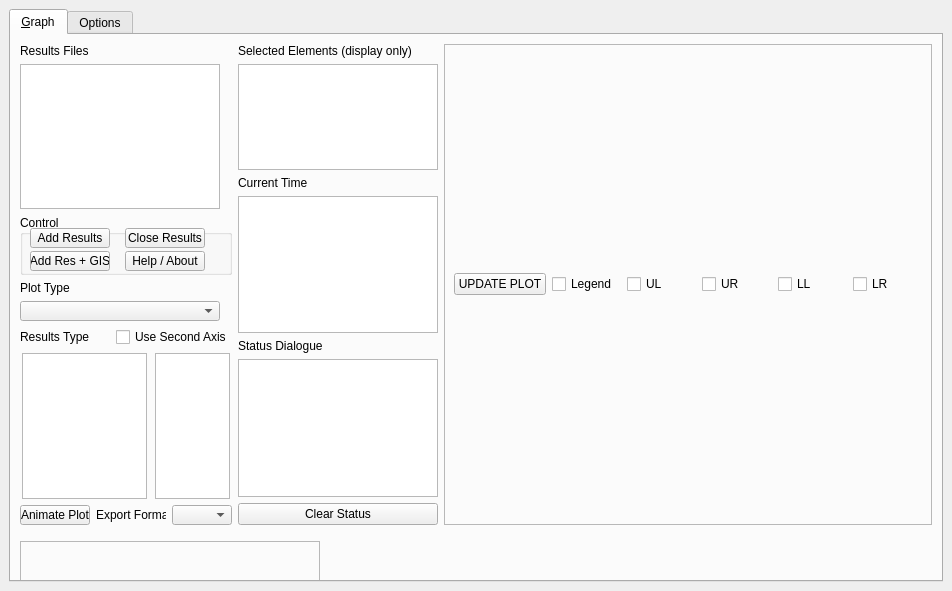
<?xml version="1.0" encoding="UTF-8"?>
<ui version="4.0">
 <class>tuflowqgis_TuPlot</class>
 <widget class="QDockWidget" name="tuflowqgis_TuPlot">
  <property name="geometry">
   <rect>
    <x>0</x>
    <y>0</y>
    <width>952</width>
    <height>591</height>
   </rect>
  </property>
  <property name="windowTitle">
   <string>TuPlot</string>
  </property>
  <widget class="QWidget" name="dockWidgetContents">
   <property name="sizePolicy">
    <sizepolicy hsizetype="Expanding" vsizetype="Expanding">
     <horstretch>0</horstretch>
     <verstretch>0</verstretch>
    </sizepolicy>
   </property>
   <layout class="QVBoxLayout" name="verticalLayout_3">
    <item>
     <widget class="QTabWidget" name="tabWidget">
      <property name="autoFillBackground">
       <bool>true</bool>
      </property>
      <property name="tabPosition">
       <enum>QTabWidget::North</enum>
      </property>
      <property name="tabShape">
       <enum>QTabWidget::Rounded</enum>
      </property>
      <property name="currentIndex">
       <number>0</number>
      </property>
      <property name="elideMode">
       <enum>Qt::ElideNone</enum>
      </property>
      <property name="usesScrollButtons">
       <bool>true</bool>
      </property>
      <widget class="QWidget" name="tab_1">
       <property name="sizePolicy">
        <sizepolicy hsizetype="Expanding" vsizetype="Expanding">
         <horstretch>0</horstretch>
         <verstretch>0</verstretch>
        </sizepolicy>
       </property>
       <attribute name="title">
        <string>&amp;Graph</string>
       </attribute>
       <layout class="QGridLayout">
        <item row="1" column="0">
         <layout class="QHBoxLayout" name="_2">
          <item>
           <layout class="QVBoxLayout" name="verticalLayout">
            <property name="sizeConstraint">
             <enum>QLayout::SetMaximumSize</enum>
            </property>
            <item>
             <widget class="QLabel" name="label1">
              <property name="sizePolicy">
               <sizepolicy hsizetype="Fixed" vsizetype="Preferred">
                <horstretch>0</horstretch>
                <verstretch>0</verstretch>
               </sizepolicy>
              </property>
              <property name="text">
               <string>Results Files</string>
              </property>
             </widget>
            </item>
            <item>
             <widget class="QListWidget" name="ResList">
              <property name="sizePolicy">
               <sizepolicy hsizetype="Expanding" vsizetype="Expanding">
                <horstretch>0</horstretch>
                <verstretch>0</verstretch>
               </sizepolicy>
              </property>
              <property name="maximumSize">
               <size>
                <width>200</width>
                <height>200</height>
               </size>
              </property>
              <property name="selectionMode">
               <enum>QAbstractItemView::ExtendedSelection</enum>
              </property>
             </widget>
            </item>
            <item>
             <widget class="QGroupBox" name="Control">
              <property name="minimumSize">
               <size>
                <width>10</width>
                <height>60</height>
               </size>
              </property>
              <property name="maximumSize">
               <size>
                <width>250</width>
                <height>16777215</height>
               </size>
              </property>
              <property name="title">
               <string>Control</string>
              </property>
              <widget class="QPushButton" name="CloseRes">
               <property name="geometry">
                <rect>
                 <x>105</x>
                 <y>13</y>
                 <width>80</width>
                 <height>20</height>
                </rect>
               </property>
               <property name="sizePolicy">
                <sizepolicy hsizetype="Expanding" vsizetype="Fixed">
                 <horstretch>0</horstretch>
                 <verstretch>0</verstretch>
                </sizepolicy>
               </property>
               <property name="minimumSize">
                <size>
                 <width>50</width>
                 <height>20</height>
                </size>
               </property>
               <property name="maximumSize">
                <size>
                 <width>80</width>
                 <height>40</height>
                </size>
               </property>
               <property name="text">
                <string>Close Results</string>
               </property>
               <property name="autoRepeat">
                <bool>false</bool>
               </property>
               <property name="autoDefault">
                <bool>false</bool>
               </property>
               <property name="default">
                <bool>false</bool>
               </property>
               <property name="flat">
                <bool>false</bool>
               </property>
              </widget>
              <widget class="QPushButton" name="AddRes">
               <property name="geometry">
                <rect>
                 <x>10</x>
                 <y>13</y>
                 <width>80</width>
                 <height>20</height>
                </rect>
               </property>
               <property name="sizePolicy">
                <sizepolicy hsizetype="Expanding" vsizetype="Fixed">
                 <horstretch>0</horstretch>
                 <verstretch>0</verstretch>
                </sizepolicy>
               </property>
               <property name="minimumSize">
                <size>
                 <width>50</width>
                 <height>20</height>
                </size>
               </property>
               <property name="maximumSize">
                <size>
                 <width>80</width>
                 <height>40</height>
                </size>
               </property>
               <property name="text">
                <string>Add Results</string>
               </property>
              </widget>
              <widget class="QPushButton" name="pbAddRes_GIS">
               <property name="geometry">
                <rect>
                 <x>10</x>
                 <y>36</y>
                 <width>80</width>
                 <height>20</height>
                </rect>
               </property>
               <property name="text">
                <string>Add Res + GIS</string>
               </property>
              </widget>
              <widget class="QPushButton" name="pbHelp">
               <property name="geometry">
                <rect>
                 <x>105</x>
                 <y>36</y>
                 <width>80</width>
                 <height>20</height>
                </rect>
               </property>
               <property name="text">
                <string>Help / About</string>
               </property>
              </widget>
             </widget>
            </item>
            <item>
             <widget class="QLabel" name="label3">
              <property name="maximumSize">
               <size>
                <width>300</width>
                <height>20</height>
               </size>
              </property>
              <property name="text">
               <string>Plot Type</string>
              </property>
             </widget>
            </item>
            <item>
             <widget class="QComboBox" name="locationDrop">
              <property name="maximumSize">
               <size>
                <width>200</width>
                <height>20</height>
               </size>
              </property>
             </widget>
            </item>
            <item>
             <layout class="QHBoxLayout" name="horizontalLayout_2">
              <item>
               <widget class="QLabel" name="label4">
                <property name="maximumSize">
                 <size>
                  <width>300</width>
                  <height>20</height>
                 </size>
                </property>
                <property name="text">
                 <string>Results Type</string>
                </property>
               </widget>
              </item>
              <item>
               <widget class="QCheckBox" name="cb2ndAxis">
                <property name="maximumSize">
                 <size>
                  <width>16777215</width>
                  <height>20</height>
                 </size>
                </property>
                <property name="text">
                 <string>Use Second Axis</string>
                </property>
               </widget>
              </item>
             </layout>
            </item>
            <item>
             <layout class="QHBoxLayout" name="horizontalLayout">
              <item>
               <widget class="QListWidget" name="ResTypeList">
                <property name="sizePolicy">
                 <sizepolicy hsizetype="Expanding" vsizetype="Expanding">
                  <horstretch>0</horstretch>
                  <verstretch>0</verstretch>
                 </sizepolicy>
                </property>
                <property name="minimumSize">
                 <size>
                  <width>10</width>
                  <height>60</height>
                 </size>
                </property>
                <property name="maximumSize">
                 <size>
                  <width>125</width>
                  <height>300</height>
                 </size>
                </property>
                <property name="selectionMode">
                 <enum>QAbstractItemView::ExtendedSelection</enum>
                </property>
               </widget>
              </item>
              <item>
               <widget class="QListWidget" name="ResTypeList_ax2">
                <property name="maximumSize">
                 <size>
                  <width>75</width>
                  <height>300</height>
                 </size>
                </property>
                <property name="selectionMode">
                 <enum>QAbstractItemView::ExtendedSelection</enum>
                </property>
               </widget>
              </item>
             </layout>
            </item>
            <item>
             <layout class="QHBoxLayout" name="horizontalLayout_5" stretch="0,0,0">
              <item>
               <widget class="QPushButton" name="pbAnimatePlot">
                <property name="sizePolicy">
                 <sizepolicy hsizetype="Expanding" vsizetype="Fixed">
                  <horstretch>0</horstretch>
                  <verstretch>0</verstretch>
                 </sizepolicy>
                </property>
                <property name="minimumSize">
                 <size>
                  <width>50</width>
                  <height>20</height>
                 </size>
                </property>
                <property name="maximumSize">
                 <size>
                  <width>70</width>
                  <height>40</height>
                 </size>
                </property>
                <property name="text">
                 <string>Animate Plot</string>
                </property>
               </widget>
              </item>
              <item>
               <widget class="QLabel" name="label_3">
                <property name="maximumSize">
                 <size>
                  <width>70</width>
                  <height>20</height>
                 </size>
                </property>
                <property name="text">
                 <string>Export Format</string>
                </property>
               </widget>
              </item>
              <item>
               <widget class="QComboBox" name="dropExportExt">
                <property name="maximumSize">
                 <size>
                  <width>60</width>
                  <height>20</height>
                 </size>
                </property>
               </widget>
              </item>
             </layout>
            </item>
           </layout>
          </item>
          <item>
           <layout class="QVBoxLayout" name="verticalLayout_2">
            <item>
             <widget class="QLabel" name="label5">
              <property name="text">
               <string>Selected Elements (display only)</string>
              </property>
             </widget>
            </item>
            <item>
             <widget class="QListWidget" name="IDList">
              <property name="sizePolicy">
               <sizepolicy hsizetype="Expanding" vsizetype="Expanding">
                <horstretch>0</horstretch>
                <verstretch>0</verstretch>
               </sizepolicy>
              </property>
              <property name="minimumSize">
               <size>
                <width>10</width>
                <height>0</height>
               </size>
              </property>
              <property name="maximumSize">
               <size>
                <width>200</width>
                <height>160</height>
               </size>
              </property>
              <property name="selectionMode">
               <enum>QAbstractItemView::ExtendedSelection</enum>
              </property>
             </widget>
            </item>
            <item>
             <widget class="QLabel" name="label6">
              <property name="text">
               <string>Current Time</string>
              </property>
             </widget>
            </item>
            <item>
             <widget class="QListWidget" name="listTime">
              <property name="minimumSize">
               <size>
                <width>10</width>
                <height>0</height>
               </size>
              </property>
              <property name="maximumSize">
               <size>
                <width>200</width>
                <height>16777215</height>
               </size>
              </property>
             </widget>
            </item>
            <item>
             <widget class="QLabel" name="label">
              <property name="text">
               <string>Status Dialogue</string>
              </property>
             </widget>
            </item>
            <item>
             <widget class="QListWidget" name="lwStatus">
              <property name="maximumSize">
               <size>
                <width>200</width>
                <height>16777215</height>
               </size>
              </property>
             </widget>
            </item>
            <item>
             <widget class="QPushButton" name="pbClearStatus">
              <property name="maximumSize">
               <size>
                <width>200</width>
                <height>16777215</height>
               </size>
              </property>
              <property name="text">
               <string>Clear Status</string>
              </property>
             </widget>
            </item>
           </layout>
          </item>
          <item>
           <layout class="QGridLayout" name="gridLayout">
            <item row="0" column="0">
             <widget class="QFrame" name="frame_for_plot">
              <property name="sizePolicy">
               <sizepolicy hsizetype="Preferred" vsizetype="Preferred">
                <horstretch>0</horstretch>
                <verstretch>0</verstretch>
               </sizepolicy>
              </property>
              <property name="minimumSize">
               <size>
                <width>150</width>
                <height>0</height>
               </size>
              </property>
              <property name="frameShape">
               <enum>QFrame::StyledPanel</enum>
              </property>
              <property name="frameShadow">
               <enum>QFrame::Raised</enum>
              </property>
              <layout class="QVBoxLayout" name="verticalLayout_9">
               <property name="rightMargin">
                <number>9</number>
               </property>
               <item>
                <layout class="QHBoxLayout" name="horizontalLayout_3">
                 <item>
                  <widget class="QPushButton" name="pbUpdate">
                   <property name="text">
                    <string>UPDATE PLOT</string>
                   </property>
                  </widget>
                 </item>
                 <item>
                  <widget class="QCheckBox" name="cbShowLegend">
                   <property name="text">
                    <string>Legend</string>
                   </property>
                  </widget>
                 </item>
                 <item>
                  <widget class="QCheckBox" name="cbLegendUL">
                   <property name="text">
                    <string>UL</string>
                   </property>
                  </widget>
                 </item>
                 <item>
                  <widget class="QCheckBox" name="cbLegendUR">
                   <property name="text">
                    <string>UR</string>
                   </property>
                  </widget>
                 </item>
                 <item>
                  <widget class="QCheckBox" name="cbLegendLL">
                   <property name="text">
                    <string>LL</string>
                   </property>
                  </widget>
                 </item>
                 <item>
                  <widget class="QCheckBox" name="cbLegendLR">
                   <property name="text">
                    <string>LR</string>
                   </property>
                  </widget>
                 </item>
                </layout>
               </item>
              </layout>
             </widget>
            </item>
           </layout>
          </item>
         </layout>
        </item>
        <item row="2" column="0" alignment="Qt::AlignLeft">
         <widget class="QFrame" name="frame_for_toolbar">
          <property name="sizePolicy">
           <sizepolicy hsizetype="Expanding" vsizetype="Fixed">
            <horstretch>0</horstretch>
            <verstretch>0</verstretch>
           </sizepolicy>
          </property>
          <property name="minimumSize">
           <size>
            <width>300</width>
            <height>40</height>
           </size>
          </property>
          <property name="maximumSize">
           <size>
            <width>16777215</width>
            <height>20</height>
           </size>
          </property>
          <property name="frameShape">
           <enum>QFrame::StyledPanel</enum>
          </property>
          <property name="frameShadow">
           <enum>QFrame::Raised</enum>
          </property>
         </widget>
        </item>
       </layout>
      </widget>
      <widget class="QWidget" name="tab_Options">
       <attribute name="title">
        <string>Options</string>
       </attribute>
       <widget class="QWidget" name="verticalLayoutWidget">
        <property name="geometry">
         <rect>
          <x>0</x>
          <y>10</y>
          <width>268</width>
          <height>199</height>
         </rect>
        </property>
        <layout class="QVBoxLayout" name="verticalLayout_4">
         <item>
          <widget class="QCheckBox" name="cbDeactivate">
           <property name="maximumSize">
            <size>
             <width>600</width>
             <height>40</height>
            </size>
           </property>
           <property name="text">
            <string>Deactivate Viewer</string>
           </property>
          </widget>
         </item>
         <item>
          <widget class="QCheckBox" name="cbXSRoughness">
           <property name="sizePolicy">
            <sizepolicy hsizetype="Expanding" vsizetype="Fixed">
             <horstretch>0</horstretch>
             <verstretch>0</verstretch>
            </sizepolicy>
           </property>
           <property name="minimumSize">
            <size>
             <width>80</width>
             <height>0</height>
            </size>
           </property>
           <property name="maximumSize">
            <size>
             <width>600</width>
             <height>40</height>
            </size>
           </property>
           <property name="text">
            <string>Display Roughness (Cross-section only)</string>
           </property>
          </widget>
         </item>
         <item>
          <widget class="QCheckBox" name="cbForceXS">
           <property name="text">
            <string>Force Cross Section Layer (ignore attribute check)</string>
           </property>
          </widget>
         </item>
         <item>
          <widget class="QCheckBox" name="cbForceRes">
           <property name="text">
            <string>Force Results Layer (ignore attribute check)</string>
           </property>
          </widget>
         </item>
         <item>
          <widget class="QCheckBox" name="cbCalcMedian">
           <property name="sizePolicy">
            <sizepolicy hsizetype="Expanding" vsizetype="Fixed">
             <horstretch>0</horstretch>
             <verstretch>0</verstretch>
            </sizepolicy>
           </property>
           <property name="minimumSize">
            <size>
             <width>80</width>
             <height>0</height>
            </size>
           </property>
           <property name="maximumSize">
            <size>
             <width>600</width>
             <height>40</height>
            </size>
           </property>
           <property name="text">
            <string>Show Median Event (Time-series Only)</string>
           </property>
          </widget>
         </item>
         <item>
          <widget class="QCheckBox" name="cbCalcMean">
           <property name="sizePolicy">
            <sizepolicy hsizetype="Expanding" vsizetype="Fixed">
             <horstretch>0</horstretch>
             <verstretch>0</verstretch>
            </sizepolicy>
           </property>
           <property name="minimumSize">
            <size>
             <width>80</width>
             <height>0</height>
            </size>
           </property>
           <property name="maximumSize">
            <size>
             <width>600</width>
             <height>40</height>
            </size>
           </property>
           <property name="text">
            <string>Show Mean Event (Time-series Only)</string>
           </property>
          </widget>
         </item>
         <item>
          <widget class="QLabel" name="label_2">
           <property name="text">
            <string>Mean Event Method</string>
           </property>
          </widget>
         </item>
         <item>
          <widget class="QCheckBox" name="cbMeanAbove">
           <property name="sizePolicy">
            <sizepolicy hsizetype="Expanding" vsizetype="Fixed">
             <horstretch>0</horstretch>
             <verstretch>0</verstretch>
            </sizepolicy>
           </property>
           <property name="minimumSize">
            <size>
             <width>80</width>
             <height>0</height>
            </size>
           </property>
           <property name="maximumSize">
            <size>
             <width>600</width>
             <height>40</height>
            </size>
           </property>
           <property name="text">
            <string>Event Above</string>
           </property>
           <property name="checked">
            <bool>true</bool>
           </property>
          </widget>
         </item>
         <item>
          <widget class="QCheckBox" name="cbMeanClosest">
           <property name="sizePolicy">
            <sizepolicy hsizetype="Expanding" vsizetype="Fixed">
             <horstretch>0</horstretch>
             <verstretch>0</verstretch>
            </sizepolicy>
           </property>
           <property name="minimumSize">
            <size>
             <width>80</width>
             <height>0</height>
            </size>
           </property>
           <property name="maximumSize">
            <size>
             <width>600</width>
             <height>40</height>
            </size>
           </property>
           <property name="text">
            <string>Event Closest</string>
           </property>
          </widget>
         </item>
        </layout>
       </widget>
      </widget>
     </widget>
    </item>
   </layout>
  </widget>
 </widget>
 <resources/>
 <connections/>
</ui>
